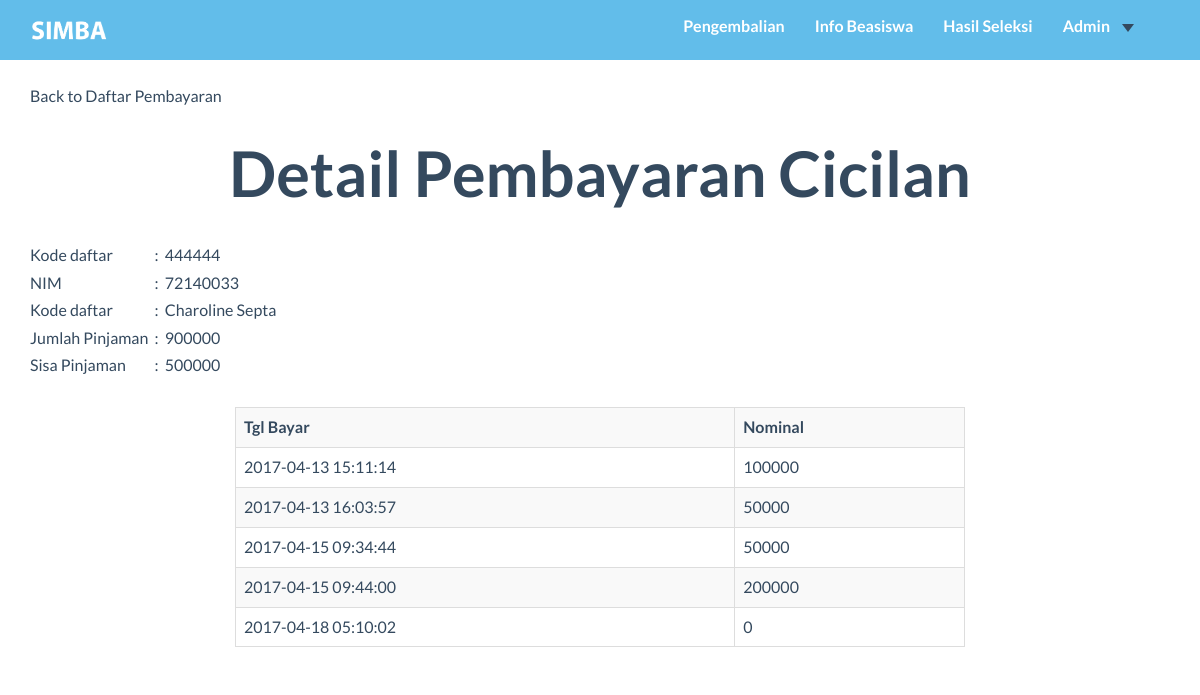
The app's page /user_admin/detail_cicilan.php?kd_dftar=444444 with its own data.
### tables this page shows
CREATE TABLE `pendaftaran` (
  `kd_daftar` int(8) NOT NULL,
  `nim` char(8) NOT NULL,
  `kd_bsw` char(3) NOT NULL,
  `tgl_daftar` timestamp NOT NULL DEFAULT CURRENT_TIMESTAMP,
  `nominal_pengajuan` int(11) NOT NULL,
  `nominal_disetujui` int(11) DEFAULT NULL,
  `sisa_pinjaman` int(11) DEFAULT NULL
);

CREATE TABLE `mahasiswa` (
  `NIM` char(8) NOT NULL,
  `kd_prodi` char(2) NOT NULL,
  `nama_mhs` varchar(99) NOT NULL,
  `gender` char(1) NOT NULL,
  `tgl_lahir` date NOT NULL,
  `email` varchar(99) NOT NULL,
  `alamat` varchar(999) NOT NULL,
  `kode_pos` char(5) NOT NULL,
  `no_telp` char(12) NOT NULL,
  `total_sks` int(11) NOT NULL
);

CREATE TABLE `pengembalian` (
  `kd_bayar` int(11) NOT NULL,
  `kd_daftar` int(8) NOT NULL,
  `tgl_bayar` timestamp NOT NULL DEFAULT CURRENT_TIMESTAMP,
  `nominal_bayar` int(11) NOT NULL
);

### user_admin/detail_cicilan.php (the view, shortened to what this page needs)
<?php
Include("../function/koneksi.php");
$kd_dftr =$_GET['kd_dftar'];
$sqlDetail = "SELECT * FROM pengembalian WHERE kd_daftar = '$kd_dftr'";
$excSqlDetail = mysqli_query($koneksi, $sqlDetail);
$sqlMaster  = "SELECT * FROM pendaftaran NATURAL  JOIN mahasiswa WHERE kd_daftar = '$kd_dftr'";
$excSqlMaster = mysqli_query($koneksi, $sqlMaster);
$rowMaster=mysqli_fetch_array($excSqlMaster);
?>
<!DOCTYPE html>
<html lang="en">
<head>
    <link href="../css/bootstrap.min.css" rel="stylesheet">
    <link rel="stylesheet" href="https://maxcdn.bootstrapcdn.com/bootstrap/3.3.7/css/bootstrap.min.css">
    <link href="../font-awesome/css/font-awesome.min.css" rel="stylesheet">
    <link href="../css/general.css" rel="stylesheet">
    <link href="../css/custom.css" rel="stylesheet">
    <link href="../css/owl.carousel.css" rel="stylesheet">
    <link href="../css/owl.theme.css" rel="stylesheet">
    <link href="../css/style.css" rel="stylesheet">
    <link href="../css/animate.css" rel="stylesheet">
    <link rel="stylesheet" href="../css/magnific-popup.css">
</head>
<body>
<nav class="navbar-default" role="navigation" style="position: fixed; top: 0px;">
    <div class="container">
        <a class="" href="index.php">
            <img src="../img/logo2.png" height="45px" style="margin-top:8px; margin-left:0" id="logo"/>
        </a>
        <div class="collapse navbar-collapse navbar-right navbar-ex1-collapse stuckMenu">
            <ul class="nav navbar-nav">
                <li class="menuItem"><a href="Cicilan.php">Pengembalian </a></li>
                <li class="menuItem"><a href="../index.php#infoBeasiswa">Info Beasiswa </a></li>
                <li class="menuItem"><a href="../index.php#hasilSeleksi">Hasil Seleksi </a></li>
                <li class="menuItem dropdown">
                    <a class="dropdown-toggle" data-toggle="dropdown" href="#">Admin<span class="caret"></span></a>
                </li>
            </ul>
        </div>
    </div>
</nav>
<br/><br/><br/>
<div class="container">
    <a href="detail_cicilan.php">Back to Daftar Pembayaran</a>
    <h2 class="text-center">Detail Pembayaran Cicilan</h2>
    <br/>
    <table>
        <tr>
            <td>Kode daftar</td>
            <td> &nbsp; : &nbsp; </td>
            <td><?php echo $rowMaster['kd_daftar']?> </td>
        </tr>
        <tr>
            <td>NIM</td>
            <td> &nbsp; : &nbsp; </td>
            <td><?php echo $rowMaster['nim']?> </td>
        </tr>
        <tr>
            <td>Kode daftar</td>
            <td> &nbsp; : &nbsp; </td>
            <td><?php echo  $rowMaster['nama_mhs']?> </td>
        </tr>
        <tr>
            <td>Jumlah Pinjaman</td>
            <td> &nbsp; : &nbsp; </td>
            <td><?php echo  $rowMaster['nominal_disetujui']?> </td>
        </tr>
        <tr>
            <td>Sisa Pinjaman</td>
            <td> &nbsp; : &nbsp; </td>
            <td><?php echo  $rowMaster['sisa_pinjaman']?> </td>
        </tr>
    </table>
    <br/>
    <div class="col-md-2"></div>
    <div class="col-md-8">
    <table class="table table-bordered table-striped">
        <tr>
            <th>Tgl Bayar</th>
            <th>Nominal</th>
        </tr>
    <?php
    while($row = mysqli_fetch_array($excSqlDetail)){
        echo'
        <tr>
            <td>'.$row['tgl_bayar'].'</td>
            <td>'.$row['nominal_bayar'].'</td>
        </tr>
        ';
    }
    ?>
    </table>
    </div>
</div>
</body>
</html>

### css/general.css (style rules this page uses)
#logo { float: left; position: absolute;; }
body, html { height: 100%; width: 100%; overflow-x:hidden; }
.navbar-default { position: relative; min-height: 60px; width: 100%; z-index: 999; }
.navbar-default .navbar-nav>li>a { color: #ffffff; }

### css/custom.css (style rules this page uses)
li a, .dropbtn { display: inline-block; color: white; text-align: center; padding: 14px 16px; text-decoration: none; }
li.dropdown { display: inline-block; }
.table th, .table td { padding: 8px 12px; }

### records on screen
pendaftaran: kd_daftar "444444", nim "72140033", nim.nama_mhs "Charoline Septa", nominal_disetujui "900000", sisa_pinjaman "500000"
pengembalian: tgl_bayar "2017-04-13 15:11:14", nominal_bayar "100000"
pengembalian: tgl_bayar "2017-04-13 16:03:57", nominal_bayar "50000"
pengembalian: tgl_bayar "2017-04-15 09:34:44", nominal_bayar "50000"
pengembalian: tgl_bayar "2017-04-15 09:44:00", nominal_bayar "200000"
pengembalian: tgl_bayar "2017-04-18 05:10:02", nominal_bayar "0"
